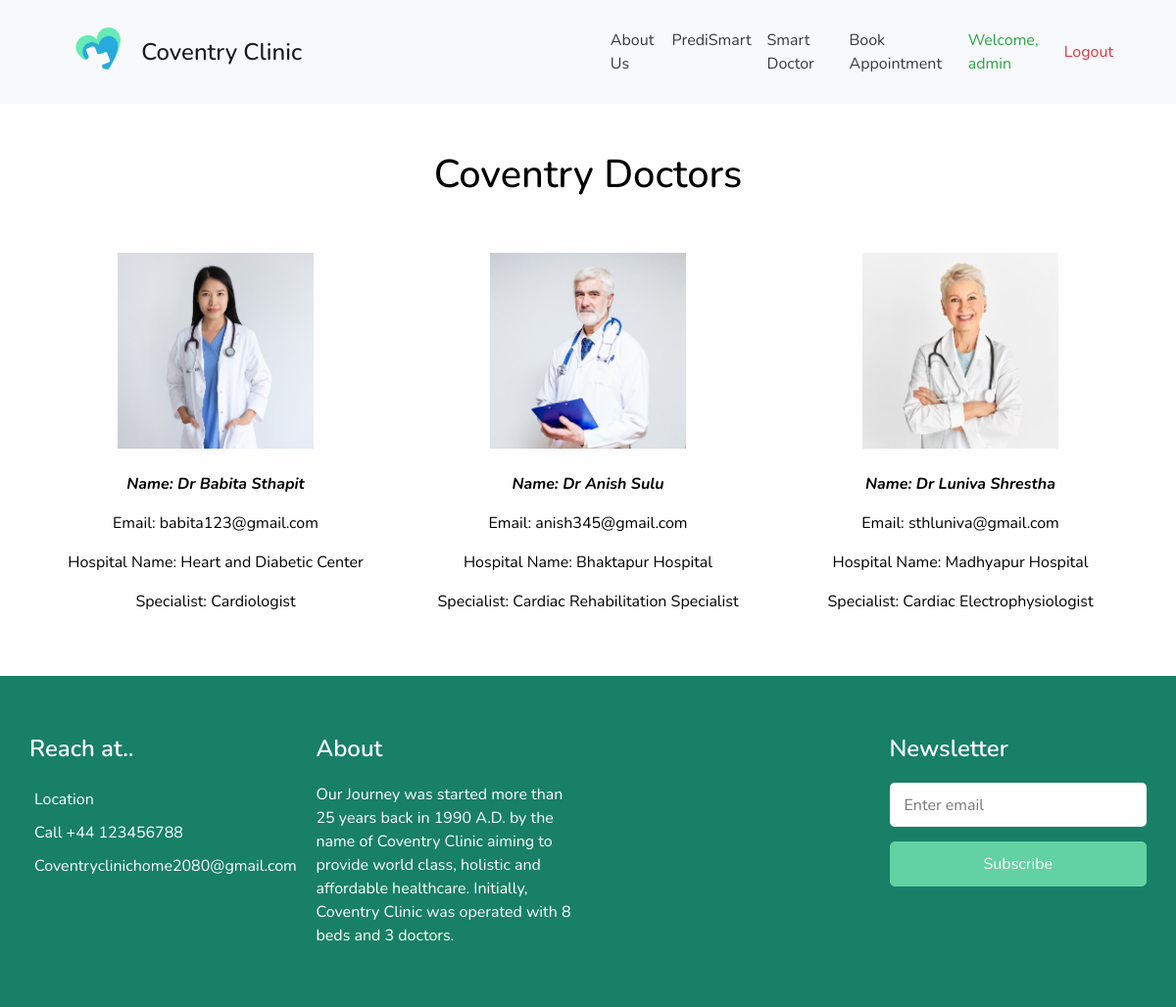
Page /doctors (signed in) on the committed database.
### diseaseapp/models.py (models this page shows, shortened)
class Doctor(models.Model):
    name = models.CharField(max_length=200, null=True)
    email = models.CharField(max_length=200 , null = False)
    image = models.ImageField(upload_to='Doctor' , null=True)
    hospital_name = models.CharField(max_length=200, null=True)
    specialist = models.CharField(max_length=200, null=True)

### diseaseapp/views.py (the view)
# urls.py: path('doctors', views.get_data, name="doctors"),
def get_data(request):
    data = Doctor.objects.all()
    return render(request, 'doctor.html', {'data': data})

### diseaseapp/templates/doctor.html (shortened to what this page needs)
{% load static %}
{% include 'header.html' %}
<div class = "doctor-section py-5">
<h1 class = "text-center pb-5"> Coventry Doctors </h1>
<div class= "container row m-auto">
{% for x in data %}
<div class = "col-md-4">
<img src = "{{x.image.url}}" height = 200 width = 200 class = "d-block m-auto"></img>
<br>
<p name = "doctor_name" class = "text-center"> <i><b>Name: Dr {{x.name}}</b></i></p>
<p name = "doctor_gmail" class = "text-center">Email: {{x.email}}</p>
<p class = "text-center">Hospital Name: {{x.hospital_name}}</p>
<p class = "text-center">Specialist: {{x.specialist}}</p>
</div>
{% endfor%}
</div>
</div>
{% include 'footer.html' %}

### diseaseapp/templates/header.html (shortened to what this page needs)
{% load static%}
<!DOCTYPE html>
<html lang="en">
<head>
  <link rel="stylesheet" type="text/css" href="{% static 'css/bootstrap.css' %}" />
  <link rel = "stylesheet" href = "{% static 'css/style.css' %}">
  <link rel="stylesheet" type="text/css" href="https://cdnjs.cloudflare.com/ajax/libs/OwlCarousel2/2.3.4/assets/owl.carousel.min.css" />
  <link href="{% static 'css/responsive.css' %}" rel="stylesheet" />
</head>
<body>
<nav class="navbar navbar-expand-lg navbar-light bg-light">
  <div class="container-fluid px-lg-5 d-flex align-items-center justify-content-between">
    <a class="navbar-brand d-flex align-items-center" href="/">
      <img src="{% static 'images/logo/PK_Logo.png' %}" style = "max-width: 15%;">
      <h4 class = "navbar-heading m-0">Coventry Clinic</h4>
    </a>
    <div class="collapse navbar-collapse d-flex justify-content-end" id="navbarSupportedContent">
      <ul class="navbar-nav">
        <li class="nav-item pe-lg-4">
          <a class="text-dark nav-link" aria-current="page" href="{% url 'about' %}">About Us</a>
        </li>
        <li class="nav-item pe-lg-4">
          <a class="text-dark nav-link" aria-current="page" href="{% url 'predict_form' %}">PrediSmart</a>
        </li>
        <li class="nav-item pe-lg-4">
          <a class="text-dark nav-link" aria-current="page" href="{% url 'doctors' %}">Smart Doctor</a>
        </li>
        <li class="nav-item pe-lg-4">
          <a class="text-dark nav-link" aria-current="page" href="{% url 'appointment' %}">Book Appointment</a>
        </li>
      <li class="nav-item pe-lg-4 d-flex align-items-center">
        {% if user.is_authenticated %}
          <p class = "text-success text-decoration-none fw-bold px-lg-3 m-0">Welcome, {{user.username}}</p>
      </li>
      <li class="nav-item pe-lg-4 d-flex align-items-center">
          <a href="{% url 'logout' %}" class = "text-danger fw-bold text-decoration-none">Logout</a>
      </li>
        {% else %}
        <a href="{% url 'signup' %}" class = "px-lg-3 text-dark text-decoration-none">Create Account</a>
        <a href="{% url 'login' %}" class = "text-dark text-decoration-none">Login</a>
        {% endif %}
    </ul>
    </div>
  </div>
</nav>

### static/css/style.css (style rules this page uses)
body { font-family: 'Nunito', sans-serif; color: #000000; background-color: #fefefe; overflow-x: hidden; }
a, a:hover, a:focus { text-decoration: none; }

### static/css/responsive.css (style rules this page uses)
@media (min-width: 1200px) { .container { max-width: 1170px; } }

### rows in the picture
Doctor: image (picture), name "Babita Sthapit", email "babita123@gmail.com", hospital_name "Heart and Diabetic Center", specialist "Cardiologist"
Doctor: image (picture), name "Anish Sulu", email "anish345@gmail.com", hospital_name "Bhaktapur Hospital", specialist "Cardiac Rehabilitation Specialist"
Doctor: image (picture), name "Luniva Shrestha", email "sthluniva@gmail.com", hospital_name "Madhyapur Hospital", specialist "Cardiac Electrophysiologist"

### other values in the picture
{{ user.username }} "admin"
